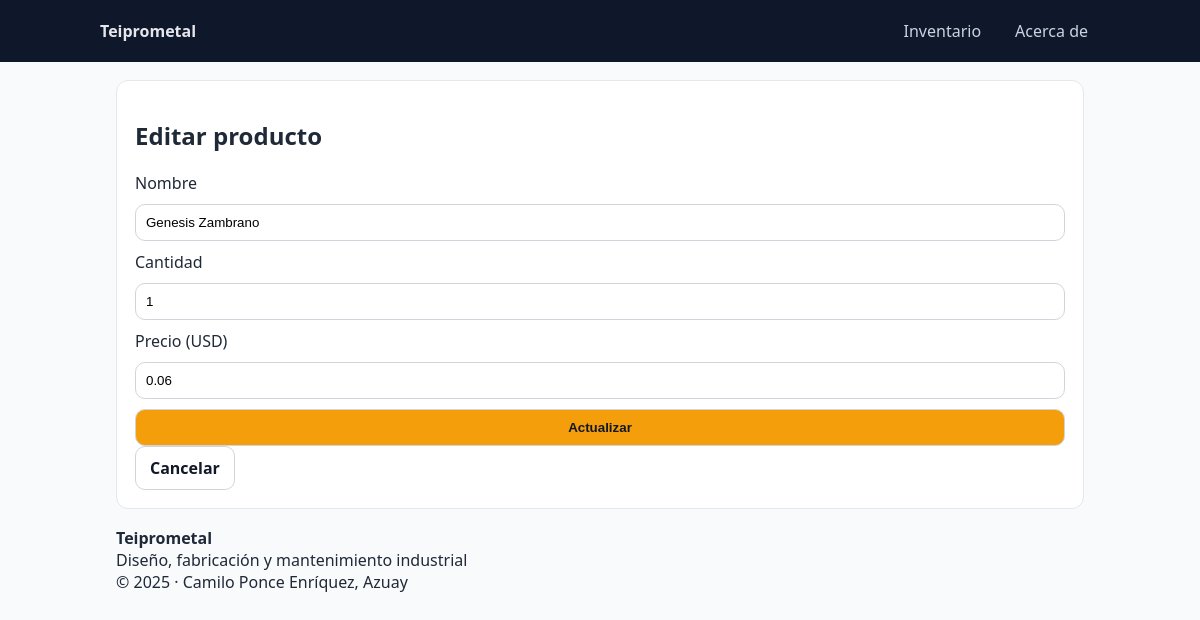
The page /productos/1/editar on the database its author committed.
### tables this page shows
CREATE TABLE productos(
                id INTEGER PRIMARY KEY,
                nombre TEXT NOT NULL,
                cantidad INTEGER NOT NULL CHECK (cantidad >= 0),
                precio REAL NOT NULL CHECK (precio >= 0)
            );

### teiprometal_app/app.py (the view, shortened to what this page needs)
@app.route("/productos/<int:pid>/editar", methods=["GET", "POST"])
def productos_editar(pid):
    inv = get_inv()
    p = inv.get(pid)
    if not p:
        flash("Producto no encontrado.", "error")
        return redirect(url_for("productos_list"))
    form = ProductoEditForm(obj=p)
    return render_template("producto_form.html", form=form, modo="editar", pid=pid, p=p)

### teiprometal_app/app.py
class ProductoEditForm(FlaskForm):
    nombre = StringField("Nombre", validators=[DataRequired(), Length(min=2, max=80)])
    cantidad = IntegerField("Cantidad", validators=[DataRequired(), NumberRange(min=0)])
    precio = DecimalField("Precio (USD)", places=2, validators=[DataRequired(), NumberRange(min=0)])
    enviar = SubmitField("Actualizar")

### teiprometal_app/app.py (called while the page is built)
def get_inv():
    if "inv" not in g:
        g.inv = Inventario(db_path=DB_PATH)
    return g.inv

@app.teardown_appcontext
def close_inv(error=None):
    inv = g.pop("inv", None)
    if inv is not None:
        inv.cerrar()

@app.context_processor
def inject_globals():
    return {
        "brand": BRAND,
        "current_year": datetime.now().year,
        "csrf_token": generate_csrf  # para forms manuales (eliminar)
    }

### teiprometal_app/models.py (called while the page is built)
    @property
    def id(self) -> int: return self._id

    @id.setter
    def id(self, v: int):
        if not isinstance(v, int): raise TypeError("ID debe ser entero")
        if v <= 0: raise ValueError("ID debe ser positivo")
        self._id = v

    @property
    def nombre(self) -> str: return self._nombre

    @nombre.setter
    def nombre(self, v: str):
        if not isinstance(v, str) or not v.strip(): raise ValueError("Nombre no puede estar vacío")
        self._nombre = v.strip()

    @property
    def cantidad(self) -> int: return self._cantidad

    @cantidad.setter
    def cantidad(self, v: int):
        if not isinstance(v, int): raise TypeError("Cantidad debe ser entero")
        if v < 0: raise ValueError("Cantidad no puede ser negativa")
        self._cantidad = v

    @property
    def precio(self) -> float: return self._precio

    @precio.setter
    def precio(self, v: float):
        try: f = float(v)
        except Exception: raise TypeError("Precio debe ser número")
        if f < 0: raise ValueError("Precio no puede ser negativo")
        self._precio = f

    def _crear_tabla(self):
        self.conn.execute("""
            CREATE TABLE IF NOT EXISTS productos(
                id INTEGER PRIMARY KEY,
                nombre TEXT NOT NULL,
                cantidad INTEGER NOT NULL CHECK (cantidad >= 0),
                precio REAL NOT NULL CHECK (precio >= 0)
            );
        """)
        self.conn.execute("CREATE INDEX IF NOT EXISTS idx_prod_nombre ON productos(nombre);")
        self.conn.commit()

    def get(self, prod_id: int) -> Optional[Producto]:
        return self.productos.get(prod_id)

    def cerrar(self):
        self.conn.close()

### teiprometal_app/templates/producto_form.html (shortened to what this page needs)
{% extends "base.html" %}
{% block content %}
<section class="section">
  <h1>{{ 'Nuevo producto' if modo == 'crear' else 'Editar producto' }}</h1>
  <form method="post" class="form" novalidate>
    <label>{{ form.nombre.label }} {{ form.nombre(maxlength=80) }}</label>
    <label>{{ form.cantidad.label }} {{ form.cantidad(min=0) }}</label>
    <label>{{ form.precio.label }} {{ form.precio(min=0, step="0.01") }}</label>
    {{ form.enviar(class_="btn") }}
    <a class="btn btn--ghost" href="{{ url_for('productos_list') }}">Cancelar</a>
  </form>
</section>
{% endblock %}

### teiprometal_app/templates/base.html (shortened to what this page needs)
<!doctype html>
<html lang="es">
<head>
  <link rel="stylesheet" href="{{ url_for('static', filename='styles.css') }}">
</head>
<body>
  <header class="header">
    <div class="wrap header__bar">
      <a class="logo" href="{{ url_for('index') }}">{{ brand.name }}</a>
      <nav class="nav">
        <a class="nav__link {{ 'is-active' if request.endpoint == 'productos_list' else '' }}" href="{{ url_for('productos_list') }}">Inventario</a>
        <a class="nav__link {{ 'is-active' if request.endpoint == 'about' else '' }}" href="{{ url_for('about') }}">Acerca de</a>
      </nav>
    </div>
  </header>
  <main class="wrap">
    {% block content %}{% endblock %}
  </main>
  <footer class="footer">
    <div class="wrap footer__grid">
      <div><strong>{{ brand.name }}</strong><br>{{ brand.tagline }}</div>
      <div>© {{ current_year }} · Camilo Ponce Enríquez, Azuay</div>
    </div>
  </footer>
</body>
</html>

### teiprometal_app/static/styles.css (style rules this page uses)
:root { --wrap: 1000px; --accent: #f59e0b; --ink: #1f2937; --muted: #6b7280; --surface: #ffffff; --panel: #0f172a; --bg: #f8fafc; --radius: 12px; }
* { box-sizing:border-box }
body { margin:0;font-family:system-ui,Segoe UI,Roboto,Arial;background:var(--bg);color:var(--ink) }
a { color:inherit;text-decoration:none }
.wrap { max-width:var(--wrap);margin:0 auto;padding:0 16px }
.header { background:var(--panel);color:#e5e7eb }
.header__bar { display:flex;align-items:center;justify-content:space-between;padding:12px 0 }
.logo { font-weight:800 }
.nav { display:flex;gap:10px }
.nav__link { color:#cbd5e1;padding:8px 12px;border-radius:10px }
.btn { display:inline-block;background:var(--accent);color:#111827;border:none;border-radius:10px;padding:10px 14px;font-weight:600;cursor:pointer }
.btn--ghost { background:transparent;border:1px solid #d1d5db }
.section { background:var(--surface);border:1px solid #e5e7eb;border-radius:var(--radius);padding:18px;margin:18px 0 }
.form label { display:block;margin:10px 0 }
.form input,.form textarea { width:100%;padding:10px;border:1px solid #d1d5db;border-radius:10px }

### rows shown on the page
productos: nombre "Genesis Zambrano", cantidad "1", precio "0.06"

### other values the page prints
{{ brand.name }} "Teiprometal"
{{ 'Nuevo producto' if modo == 'crear' else 'Editar producto' }} "Editar producto"
{{ brand.tagline }} "Diseño, fabricación y mantenimiento industrial"
